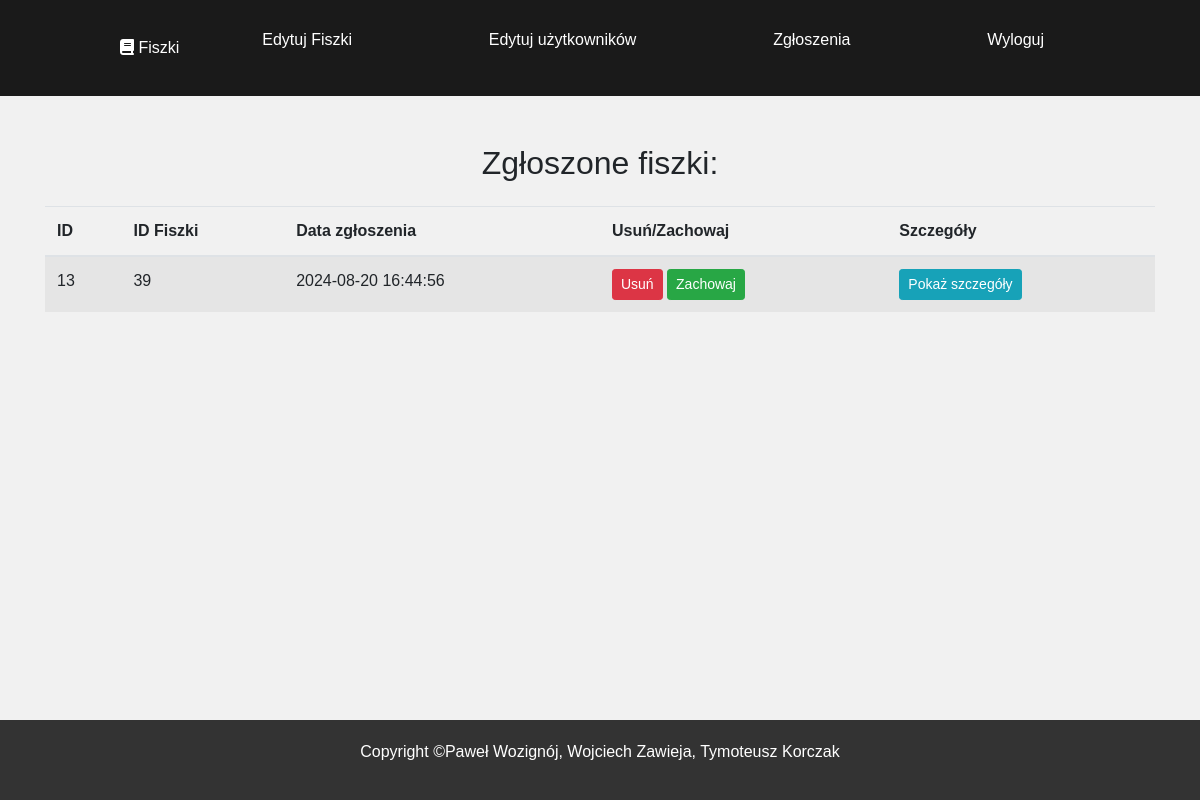
/admin/admreports.php (signed in), run on the app's committed database.
### tables this page shows
CREATE TABLE `reported_flashcards` (
  `id` int(11) NOT NULL,
  `flashcard_id` int(11) NOT NULL,
  `reported_at` timestamp NOT NULL DEFAULT current_timestamp()
);

### admin/admreports.php (the view, shortened to what this page needs)
<!DOCTYPE html>
<html lang="pl">
<head>
    <link href="../css/useradmstyles.css" rel="stylesheet" />
    <link rel="stylesheet" href="https://cdnjs.cloudflare.com/ajax/libs/font-awesome/6.4.2/css/all.min.css">
    <link rel="stylesheet" href="https://stackpath.bootstrapcdn.com/bootstrap/4.3.1/css/bootstrap.min.css">
</head>
<body>
    <?php include("../include/iadmin/anav.php"); ?>
    <div class="container mt-5">
        <?php
        $query = "SELECT * FROM reported_flashcards";
        $result = mysqli_query($conn, $query);
        if (mysqli_num_rows($result) > 0) {
            echo "<h2 class='text-center mb-4'>Zgłoszone fiszki:</h2>";
            echo "<table class='table table-striped'>";
            echo "<thead><tr><th>ID</th><th>ID Fiszki</th><th>Data zgłoszenia</th><th>Usuń/Zachowaj</th><th>Szczegóły</th></tr></thead>";
            echo "<tbody>";
            while ($row = mysqli_fetch_assoc($result)) {
                echo "<tr>";
                echo "<td>".htmlspecialchars($row['id'])."</td>";
                echo "<td>".htmlspecialchars($row['flashcard_id'])."</td>";
                echo "<td>".htmlspecialchars($row['reported_at'])."</td>";
                echo "<td>
                          <button class='btn btn-danger btn-sm remove-report' data-report-id='".htmlspecialchars($row['id'])."' data-flashcard-id='".htmlspecialchars($row['flashcard_id'])."'>Usuń</button>
                          <button class='btn btn-success btn-sm keep-flashcard' data-report-id='".htmlspecialchars($row['id'])."' data-flashcard-id='".htmlspecialchars($row['flashcard_id'])."'>Zachowaj</button>
                      </td>";
                echo "<td><a href='#' class='btn btn-info btn-sm show-details' data-id='".htmlspecialchars($row['flashcard_id'])."'>Pokaż szczegóły</a></td>";
                echo "</tr>";
            }
            echo "</tbody>";
            echo "</table>";
        } else {
            echo "<p class='text-center'>Brak zgłoszonych fiszek.</p>";
        }
        ?>
    </div>
    <?php include("../include/iadmin/afooter.php"); ?>
</body>
</html>

### css/useradmstyles.css (style rules this page uses)
* { margin: 0; padding: 0; font-family: 'Poppings', sans-serif; box-sizing: border-box; text-decoration: none; }
body { background-color: #f1f1f1; position: relative; padding-bottom: 58px; min-height: 100vh; }

### data on the page
reported_flashcards: id "13", flashcard "39", reported_at "2024-08-20 16:44:56"
